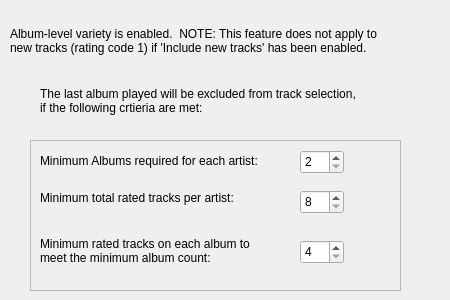
      <widget class="QWidget" name="albumsTab">
       <attribute name="title">
        <string>Albums</string>
       </attribute>
       <widget class="QLabel" name="label_3">
        <property name="geometry">
         <rect>
          <x>10</x>
          <y>20</y>
          <width>431</width>
          <height>41</height>
         </rect>
        </property>
        <property name="text">
         <string>Album-level variety is enabled.  NOTE: This feature does not apply to  
new tracks (rating code 1) if 'Include new tracks' has been enabled.</string>
        </property>
       </widget>
       <widget class="QFrame" name="frame_3">
        <property name="geometry">
         <rect>
          <x>30</x>
          <y>140</y>
          <width>371</width>
          <height>151</height>
         </rect>
        </property>
        <property name="frameShape">
         <enum>QFrame::StyledPanel</enum>
        </property>
        <property name="frameShadow">
         <enum>QFrame::Raised</enum>
        </property>
        <widget class="QLabel" name="label_4">
         <property name="geometry">
          <rect>
           <x>10</x>
           <y>10</y>
           <width>231</width>
           <height>21</height>
          </rect>
         </property>
         <property name="text">
          <string>Minimum Albums required for each artist:</string>
         </property>
        </widget>
        <widget class="QLabel" name="label_7">
         <property name="geometry">
          <rect>
           <x>10</x>
           <y>50</y>
           <width>221</width>
           <height>16</height>
          </rect>
         </property>
         <property name="text">
          <string>Minimum total rated tracks per artist:</string>
         </property>
        </widget>
        <widget class="QLabel" name="label_8">
         <property name="geometry">
          <rect>
           <x>10</x>
           <y>90</y>
           <width>211</width>
           <height>41</height>
          </rect>
         </property>
         <property name="text">
          <string>Minimum rated tracks on each album to meet the minimum album count:</string>
         </property>
         <property name="wordWrap">
          <bool>true</bool>
         </property>
        </widget>
        <widget class="QSpinBox" name="minalbumsspinBox">
         <property name="geometry">
          <rect>
           <x>270</x>
           <y>10</y>
           <width>44</width>
           <height>24</height>
          </rect>
         </property>
         <property name="minimum">
          <number>2</number>
         </property>
         <property name="value">
          <number>2</number>
         </property>
        </widget>
        <widget class="QSpinBox" name="mintracksspinBox">
         <property name="geometry">
          <rect>
           <x>270</x>
           <y>50</y>
           <width>44</width>
           <height>24</height>
          </rect>
         </property>
         <property name="minimum">
          <number>8</number>
         </property>
        </widget>
        <widget class="QSpinBox" name="mintrackseachspinBox">
         <property name="geometry">
          <rect>
           <x>270</x>
           <y>100</y>
           <width>44</width>
           <height>24</height>
          </rect>
         </property>
         <property name="minimum">
          <number>4</number>
         </property>
        </widget>
       </widget>
       <widget class="QLabel" name="label_9">
        <property name="geometry">
         <rect>
          <x>40</x>
          <y>80</y>
          <width>321</width>
          <height>41</height>
         </rect>
        </property>
        <property name="text">
         <string>The last album played will be excluded from track selection, if the following crtieria are met:</string>
        </property>
        <property name="wordWrap">
         <bool>true</bool>
        </property>
       </widget>
      </widget>
